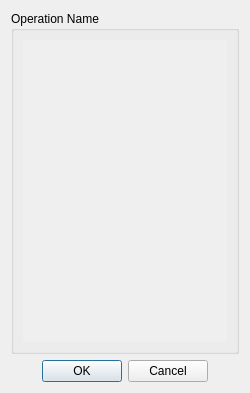
<?xml version="1.0" encoding="UTF-8"?>
<ui version="4.0">
 <class>mafOperationWidget</class>
 <widget class="QWidget" name="mafOperationWidget">
  <property name="geometry">
   <rect>
    <x>0</x>
    <y>0</y>
    <width>250</width>
    <height>393</height>
   </rect>
  </property>
  <property name="sizePolicy">
   <sizepolicy hsizetype="Expanding" vsizetype="Preferred">
    <horstretch>0</horstretch>
    <verstretch>0</verstretch>
   </sizepolicy>
  </property>
  <property name="minimumSize">
   <size>
    <width>250</width>
    <height>50</height>
   </size>
  </property>
  <property name="maximumSize">
   <size>
    <width>16777215</width>
    <height>16777215</height>
   </size>
  </property>
  <property name="windowTitle">
   <string>Form</string>
  </property>
  <layout class="QVBoxLayout" name="verticalLayout_2">
   <item>
    <layout class="QVBoxLayout" name="verticalLayout">
     <item>
      <widget class="QGroupBox" name="boxOperation">
       <property name="sizePolicy">
        <sizepolicy hsizetype="Expanding" vsizetype="Expanding">
         <horstretch>0</horstretch>
         <verstretch>0</verstretch>
        </sizepolicy>
       </property>
       <property name="title">
        <string>Operation Name</string>
       </property>
       <property name="flat">
        <bool>false</bool>
       </property>
       <property name="checkable">
        <bool>false</bool>
       </property>
       <layout class="QVBoxLayout" name="verticalLayout_3">
        <item>
         <layout class="QVBoxLayout" name="verticalLayoutBox">
          <item>
           <widget class="QScrollArea" name="scrollArea">
            <property name="frameShape">
             <enum>QFrame::NoFrame</enum>
            </property>
            <property name="horizontalScrollBarPolicy">
             <enum>Qt::ScrollBarAlwaysOff</enum>
            </property>
            <property name="widgetResizable">
             <bool>true</bool>
            </property>
            <widget class="QWidget" name="scrollAreaWidgetContents">
             <property name="geometry">
              <rect>
               <x>0</x>
               <y>0</y>
               <width>182</width>
               <height>271</height>
              </rect>
             </property>
             <property name="sizePolicy">
              <sizepolicy hsizetype="Expanding" vsizetype="Expanding">
               <horstretch>0</horstretch>
               <verstretch>0</verstretch>
              </sizepolicy>
             </property>
             <property name="autoFillBackground">
              <bool>true</bool>
             </property>
             <widget class="QWidget" name="verticalLayoutWidget">
              <property name="geometry">
               <rect>
                <x>-1</x>
                <y>-1</y>
                <width>181</width>
                <height>271</height>
               </rect>
              </property>
              <layout class="QVBoxLayout" name="verticalLayoutOperation"/>
             </widget>
            </widget>
           </widget>
          </item>
         </layout>
        </item>
       </layout>
      </widget>
     </item>
     <item>
      <widget class="QDialogButtonBox" name="buttonOkCancel">
       <property name="standardButtons">
        <set>QDialogButtonBox::Cancel|QDialogButtonBox::Ok</set>
       </property>
       <property name="centerButtons">
        <bool>true</bool>
       </property>
      </widget>
     </item>
    </layout>
   </item>
  </layout>
 </widget>
 <resources/>
 <connections>
  <connection>
   <sender>buttonOkCancel</sender>
   <signal>accepted()</signal>
   <receiver>mafOperationWidget</receiver>
   <slot>close()</slot>
   <hints>
    <hint type="sourcelabel">
     <x>85</x>
     <y>295</y>
    </hint>
    <hint type="destinationlabel">
     <x>86</x>
     <y>315</y>
    </hint>
   </hints>
  </connection>
  <connection>
   <sender>buttonOkCancel</sender>
   <signal>rejected()</signal>
   <receiver>mafOperationWidget</receiver>
   <slot>close()</slot>
   <hints>
    <hint type="sourcelabel">
     <x>178</x>
     <y>293</y>
    </hint>
    <hint type="destinationlabel">
     <x>184</x>
     <y>344</y>
    </hint>
   </hints>
  </connection>
  <connection>
   <sender>buttonOkCancel</sender>
   <signal>accepted()</signal>
   <receiver>mafOperationWidget</receiver>
   <slot>execute()</slot>
   <hints>
    <hint type="sourcelabel">
     <x>61</x>
     <y>289</y>
    </hint>
    <hint type="destinationlabel">
     <x>61</x>
     <y>314</y>
    </hint>
   </hints>
  </connection>
  <connection>
   <sender>buttonOkCancel</sender>
   <signal>rejected()</signal>
   <receiver>mafOperationWidget</receiver>
   <slot>cancel()</slot>
   <hints>
    <hint type="sourcelabel">
     <x>198</x>
     <y>300</y>
    </hint>
    <hint type="destinationlabel">
     <x>198</x>
     <y>327</y>
    </hint>
   </hints>
  </connection>
 </connections>
 <slots>
  <signal>operationDismissed()</signal>
  <slot>execute()</slot>
  <slot>cancel()</slot>
 </slots>
</ui>
